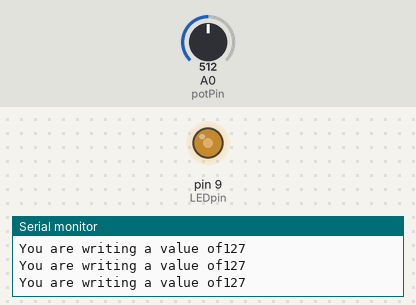
The sketch below on a simulated Arduino Uno, built with avr-gcc and run on an emulated ATmega328P. On the bench: output pins drawn as LEDs (lit = HIGH), the last lines printed to the serial monitor. Inputs (shaded band) come from the test bench; at power-on: A0 (potPin) = 512.

Above: at 1.2 s.
1.3 s: A0 (potPin) set to 45
At 2.0 s:
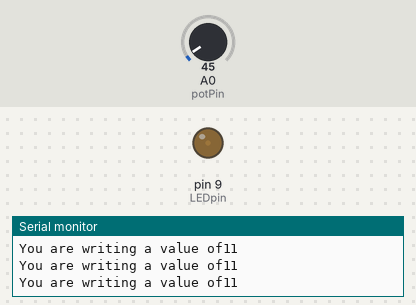
2.8 s: A0 (potPin) set to 38
At 4.2 s:
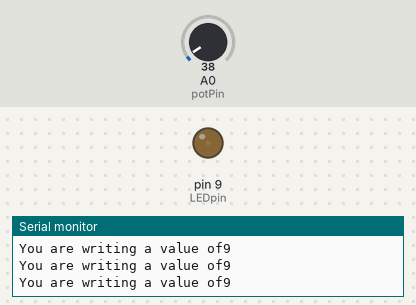
5.8 s: A0 (potPin) set to 0
At 7.0 s:
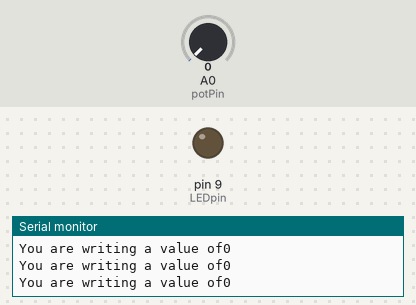
7.3 s: A0 (potPin) set to 716
At 8.5 s:
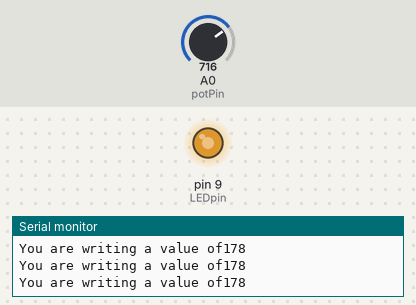
8.8 s: A0 (potPin) set to 900
At 9.2 s:
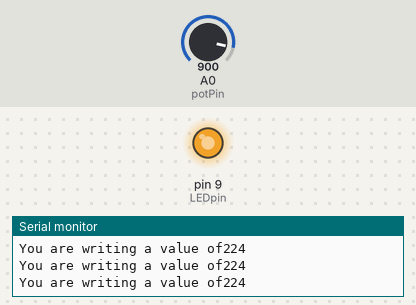
10.3 s: A0 (potPin) set to 511
At 10.9 s:
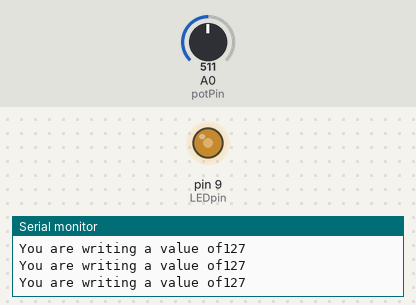
Timing chart, 0 to 13.3 s (numbered marks = the images above; inputs shaded):
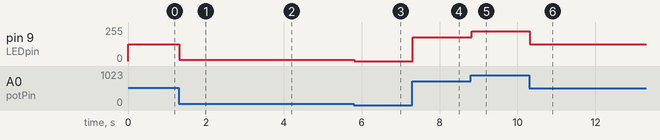

Measured:
- after the input at 1.3 s, pin 9 (LEDpin): 127/255 → 11/255 at once
- after the input at 2.8 s, pin 9 (LEDpin): 11/255 → 9/255 at once
- after the input at 5.8 s, pin 9 (LEDpin): 9/255 → 0/255 at once
- after the input at 7.3 s, pin 9 (LEDpin): 0/255 → 178/255 at once
- after the input at 8.8 s, pin 9 (LEDpin): 178/255 → 224/255 at once
- after the input at 10.3 s, pin 9 (LEDpin): 224/255 → 127/255 at once

The sketch:

project20.cpp.ino
```cpp
int potPin=A0;
int LEDpin=9;
int readValue;
int writeValue;

void setup()
{
  pinMode(potPin,INPUT);
  pinMode(LEDpin,OUTPUT);
  Serial.begin(9600);
}

void loop()
{
  readValue=analogRead(potPin);
  writeValue=(255./1023)*readValue;
  analogWrite(LEDpin,writeValue);
  Serial.print("You are writing a value of");
  Serial.println(writeValue);
}
```
